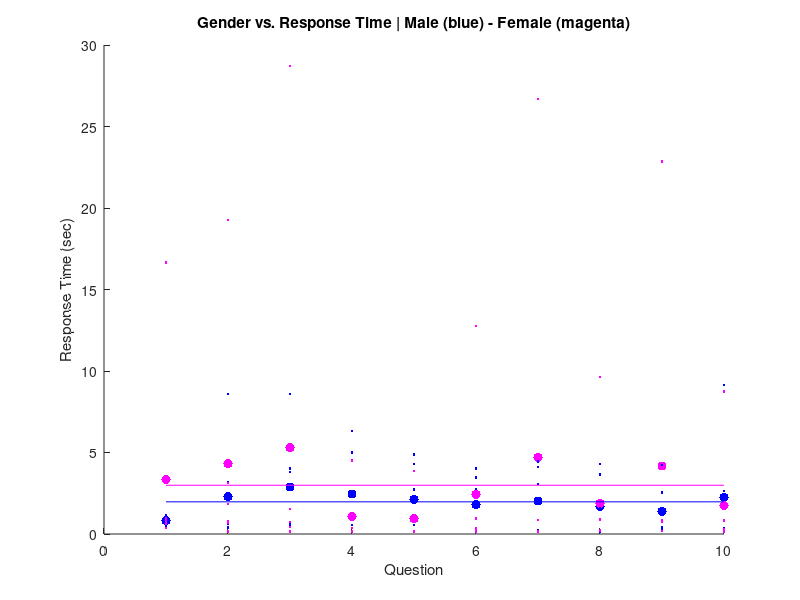

Write the MATLAB code that produced this figure.
clear all; close all;

try
	load('response_timer_data.mat');
catch exception
	A = [];
end

numrows = length(A(:,1));
questions = 1:length(A(1,:));
males = 1:2:numrows;
females = 2:2:numrows;

hold on

% Plot Question Averages (Male)
male_averages = sum(A(males,:)) / length(males);
plot(questions, male_averages, '.b', 'markersize', 20);

% Plot Question Averages (Female)
female_averages = sum(A(females,:)) / length(females);
plot(questions, female_averages, '.m', 'markersize', 20);

% Plot Individual Times (Male)
plot(questions, A(males,:), '.b');

% Plot Individual Times (Female)
plot(questions, A(females,:), '.m');

% Plot Overall Average (Male)
male_average(1:length(questions)) = sum(male_averages) / length(questions);
plot(questions, male_average, '-b');

% Plot Overall Average (Female)
female_average(1:length(questions)) = sum(female_averages) / length(questions);
plot(questions, female_average, '-m');

% Plot Labels
title('Gender vs. Response Time | Male (blue) - Female (magenta)');
xlabel('Question');
ylabel('Response Time (sec)');